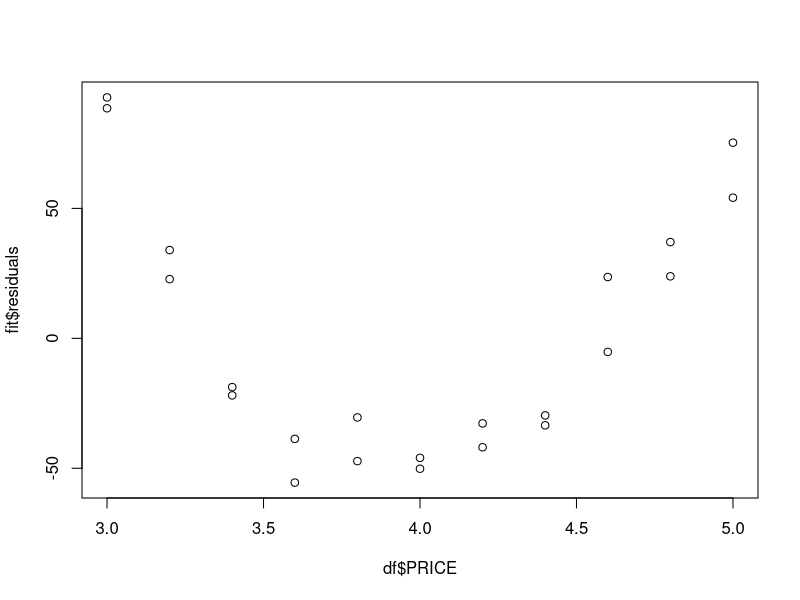
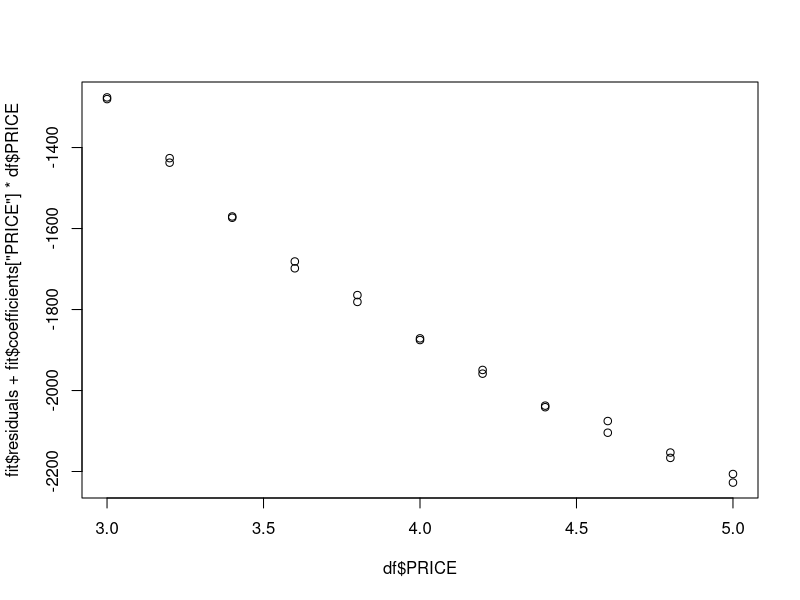
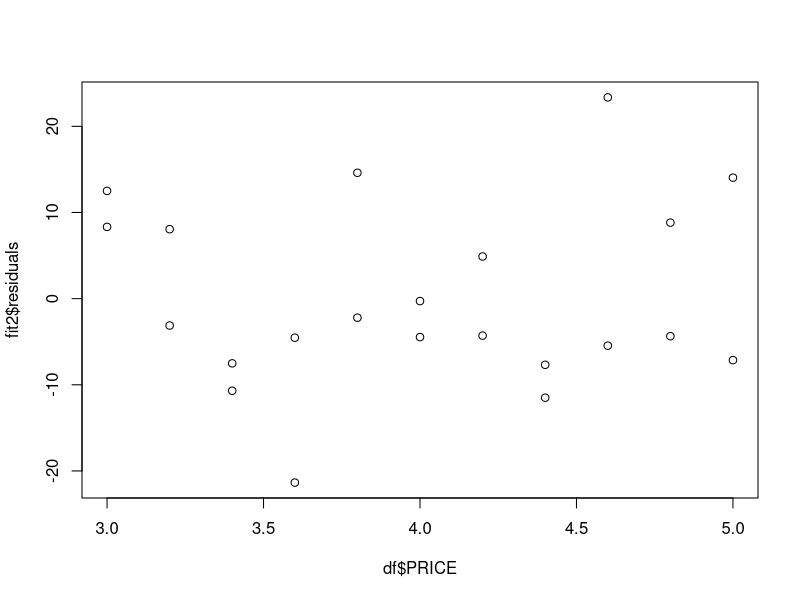
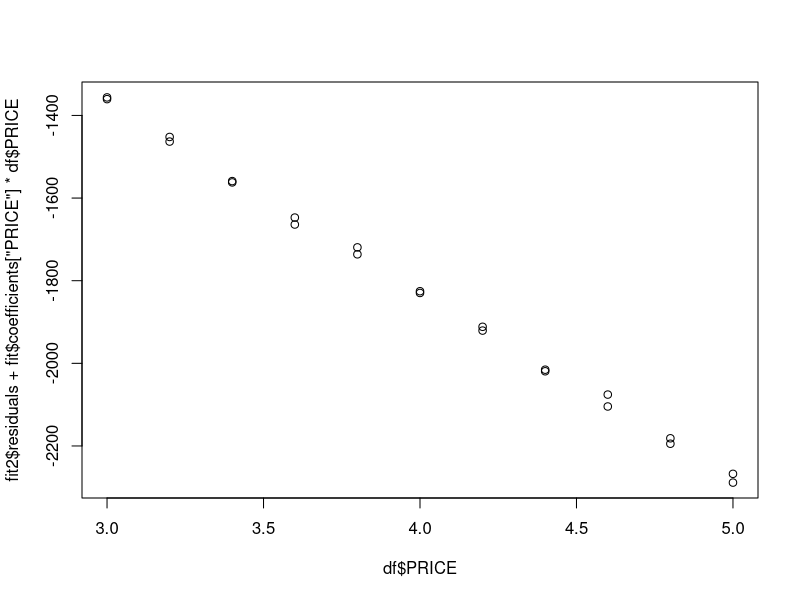
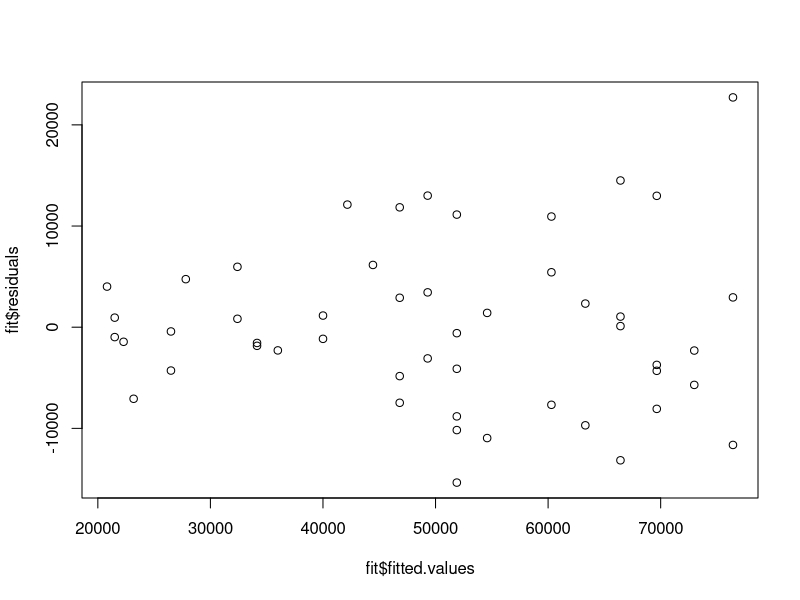
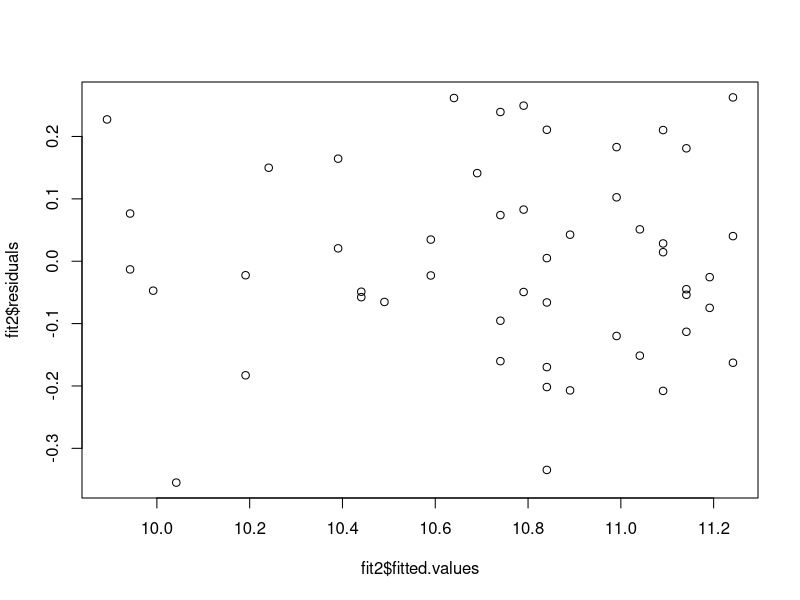
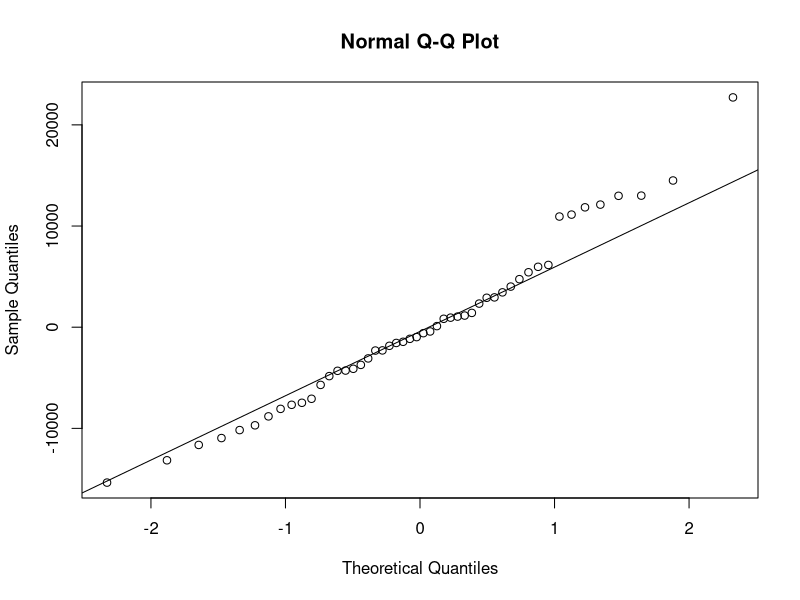
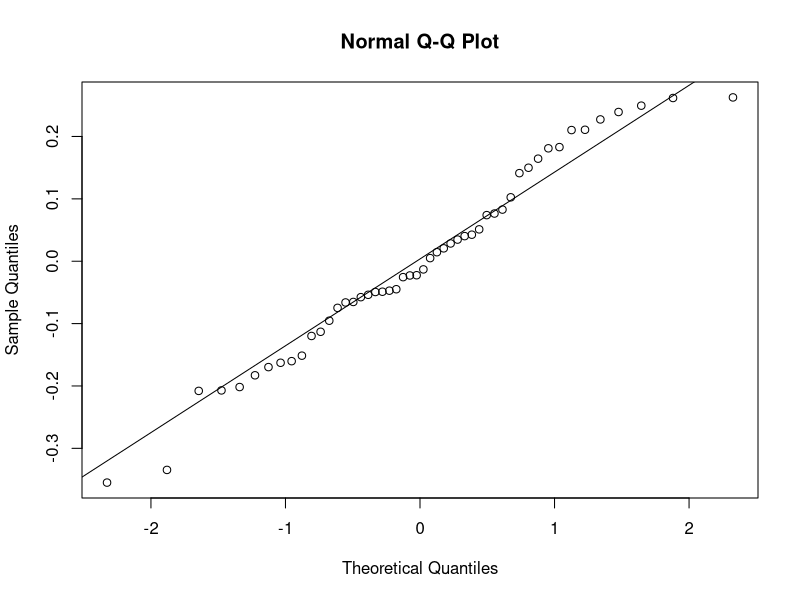

These figures' R source, in order:
## ---- chunk 1
#| echo: false
df <- read.csv("assests/datasets/COFFEE2.csv")
head(df)
## ---- chunk 2
fit <- lm(DEMAND~., data=df)
plot(df$PRICE, fit$residuals)
## ---- chunk 3
plot(df$PRICE, fit$residuals+fit$coefficients['PRICE']*df$PRICE)
## ---- chunk 4
fit2 <- lm(DEMAND~.-PRICE+I(1/PRICE), data=df)
summary(fit2)
plot(df$PRICE, fit2$residuals)
## ---- chunk 5
plot(df$PRICE, fit2$residuals+fit$coefficients['PRICE']*df$PRICE)
## ---- chunk 6
#| echo: false
df <- read.csv("assests/datasets/SOCWORK.csv")
head(df)
## ---- chunk 7
fit <- lm(SALARY~EXP+I(EXP^2), data=df)
summary(fit)
## ---- chunk 8
plot(fit$fitted.values, fit$residuals)
## ---- chunk 9
fit2 <- lm(log(SALARY)~EXP+I(EXP^2), data=df)
summary(fit2)
## ---- chunk 10
plot(fit2$fitted.values, fit2$residuals)
## ---- chunk 11
qqnorm(fit$residuals)
qqline(fit$residuals)
## ---- chunk 12
qqnorm(fit2$residuals)
qqline(fit2$residuals)
## ---- chunk 13
library(MASS)
boxcox(fit, data=df)
## ---- chunk 14
#| echo: false

df <- read.csv("assests/datasets/FASTFOOD.csv")
df$CITY <- as.factor(df$CITY)
head(df)
## ---- chunk 15
fit <- lm(SALES~TRAFFIC+CITY, data=df)
df$CITY <- as.factor(df$CITY)
summary(fit)
## ---- chunk 16
cooks.distance(fit)
## ---- chunk 17
which(cooks.distance(fit)>1)
## ---- chunk 18
plot(fit, which=1)
## ---- chunk 19
plot(fit, which=2)
## ---- chunk 20
plot(fit, which=3)
## ---- chunk 21
plot(fit, which=5)
